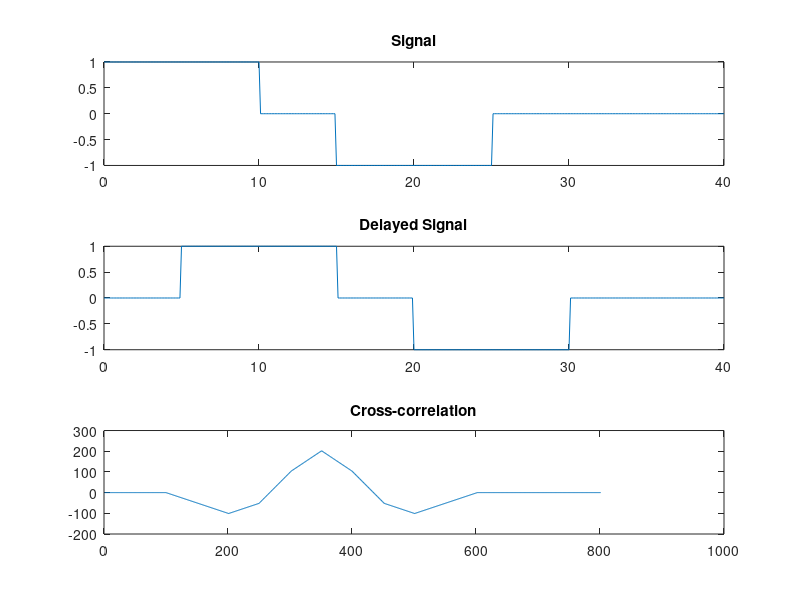

Source code (MATLAB):
clc
clear all

t=0:0.1:40
x1=(t>=0 & t<=10);
x2=(t>=10 & t<=15);
x3=(t>=15 & t<=25);
x4=(t>=25 & t<=40);
s1 = 1*x1+0*x2-1*x3+0*x4;
subplot(3,1,1);
plot(t,s1);
title('Signal');

d = input('Enter delay value:');

x5=(t>=0+d & t<=10+d);
x6=(t>=10+d & t<=15+d);
x7=(t>=15+d & t<=25+d);
x8=(t>=25+d & t<=40+d);
s2 = 1*x5+0*x6-1*x7+0*x8;
subplot(3,1,2);
plot(t,s2);
title('Delayed Signal');

s3 = xcorr(s1,s2);
subplot(3,1,3);
plot(s3);
title('Cross-correlation');

max_index= max(s3);


fprintf('Delay = %d\n', d);
fprintf('Max Index = %d\n', max(s3));
